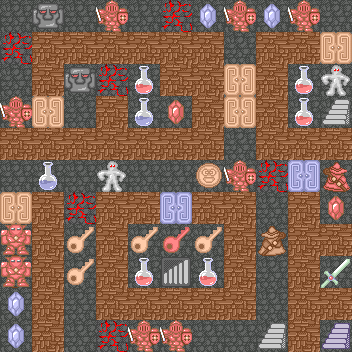

The image is a tile-based game level rendered from a .tmx file. Its description and source (layers, tilesets, objects; grid data summarised) follow:
An orthogonal 11x11 tile map with 32x32 px tiles, 7 tile layers (floor, prop, enemy, NPC, ...), 5 tilesets.

<map version="1.0" orientation="orthogonal" renderorder="right-down" width="11" height="11" tilewidth="32" tileheight="32" nextobjectid="1">
 <tileset firstgid="1" name="terrain" tilewidth="32" tileheight="32">
  <image source="terrain.png" width="128" height="128" />
 </tileset>
 <tileset firstgid="17" name="enemy" tilewidth="32" tileheight="32">
  <image source="enemy.png" width="128" height="2048" />
 </tileset>
 <tileset firstgid="273" name="door" tilewidth="32" tileheight="32">
  <image source="door.png" width="128" height="256" />
 </tileset>
 <tileset firstgid="305" name="item" tilewidth="32" tileheight="32">
  <image source="item.png" width="128" height="512" />
 </tileset>
 <tileset firstgid="369" name="npc" tilewidth="32" tileheight="32">
  <image source="npc.png" width="128" height="288" />
 </tileset>
 <layer name="floor" width="11" height="11">
  <data>[121 cells, 121 non-empty, 1 distinct tile ids]</data>
 </layer>
 <layer name="prop" width="11" height="11">
  <data>[121 cells, 20 non-empty, 8 distinct tile ids]</data>
 </layer>
 <layer name="enemy" width="11" height="11">
  <data>[121 cells, 15 non-empty, 6 distinct tile ids]</data>
 </layer>
 <layer name="NPC" width="11" height="11">
  <data>[121 cells, 0 non-empty, 0 distinct tile ids]</data>
 </layer>
 <layer name="door" width="11" height="11">
  <data>[121 cells, 11 non-empty, 5 distinct tile ids]</data>
 </layer>
 <layer name="wall" width="11" height="11">
  <data>[121 cells, 54 non-empty, 2 distinct tile ids]</data>
 </layer>
 <layer name="darkWall" width="11" height="11">
  <data>[121 cells, 2 non-empty, 1 distinct tile ids]</data>
 </layer>
</map>
